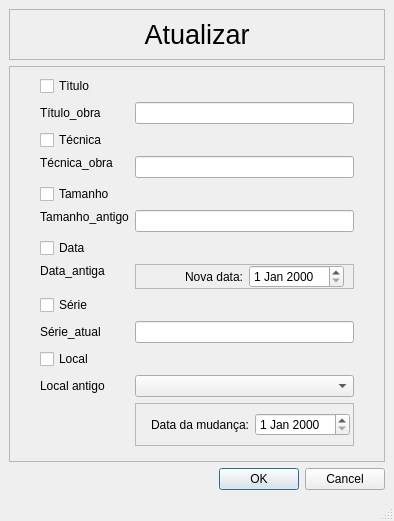
<?xml version="1.0" encoding="UTF-8"?>
<ui version="4.0">
 <class>MainWindow</class>
 <widget class="QMainWindow" name="MainWindow">
  <property name="geometry">
   <rect>
    <x>0</x>
    <y>0</y>
    <width>361</width>
    <height>519</height>
   </rect>
  </property>
  <property name="windowTitle">
   <string>Editar Série</string>
  </property>
  <widget class="QWidget" name="centralwidget">
   <layout class="QGridLayout" name="gridLayout">
    <item row="0" column="0">
     <widget class="QFrame" name="frame_2">
      <property name="sizePolicy">
       <sizepolicy hsizetype="Preferred" vsizetype="Maximum">
        <horstretch>0</horstretch>
        <verstretch>0</verstretch>
       </sizepolicy>
      </property>
      <property name="frameShape">
       <enum>QFrame::StyledPanel</enum>
      </property>
      <property name="frameShadow">
       <enum>QFrame::Raised</enum>
      </property>
      <layout class="QVBoxLayout" name="verticalLayout">
       <item>
        <widget class="QLabel" name="label_4">
         <property name="font">
          <font>
           <pointsize>20</pointsize>
          </font>
         </property>
         <property name="text">
          <string>Atualizar</string>
         </property>
         <property name="alignment">
          <set>Qt::AlignHCenter|Qt::AlignTop</set>
         </property>
        </widget>
       </item>
      </layout>
     </widget>
    </item>
    <item row="1" column="0">
     <widget class="QFrame" name="frame">
      <property name="frameShape">
       <enum>QFrame::StyledPanel</enum>
      </property>
      <property name="frameShadow">
       <enum>QFrame::Raised</enum>
      </property>
      <layout class="QFormLayout" name="formLayout">
       <property name="labelAlignment">
        <set>Qt::AlignBottom|Qt::AlignLeading|Qt::AlignLeft</set>
       </property>
       <property name="formAlignment">
        <set>Qt::AlignCenter</set>
       </property>
       <property name="leftMargin">
        <number>30</number>
       </property>
       <property name="rightMargin">
        <number>30</number>
       </property>
       <item row="1" column="0">
        <widget class="QLabel" name="Titulo_antigo">
         <property name="text">
          <string>Título_obra</string>
         </property>
        </widget>
       </item>
       <item row="3" column="0">
        <widget class="QLabel" name="Tecnica_antiga">
         <property name="sizePolicy">
          <sizepolicy hsizetype="Preferred" vsizetype="Maximum">
           <horstretch>0</horstretch>
           <verstretch>0</verstretch>
          </sizepolicy>
         </property>
         <property name="text">
          <string>Técnica_obra</string>
         </property>
         <property name="alignment">
          <set>Qt::AlignHCenter|Qt::AlignTop</set>
         </property>
        </widget>
       </item>
       <item row="5" column="0">
        <widget class="QLabel" name="Tamanho_antigo">
         <property name="sizePolicy">
          <sizepolicy hsizetype="Preferred" vsizetype="Maximum">
           <horstretch>0</horstretch>
           <verstretch>0</verstretch>
          </sizepolicy>
         </property>
         <property name="text">
          <string>Tamanho_antigo</string>
         </property>
         <property name="alignment">
          <set>Qt::AlignHCenter|Qt::AlignTop</set>
         </property>
        </widget>
       </item>
       <item row="0" column="0">
        <widget class="QCheckBox" name="checkBox">
         <property name="text">
          <string>Tìtulo</string>
         </property>
        </widget>
       </item>
       <item row="2" column="0">
        <widget class="QCheckBox" name="checkBox_2">
         <property name="text">
          <string>Técnica</string>
         </property>
        </widget>
       </item>
       <item row="4" column="0">
        <widget class="QCheckBox" name="checkBox_3">
         <property name="text">
          <string>Tamanho</string>
         </property>
        </widget>
       </item>
       <item row="6" column="0">
        <widget class="QCheckBox" name="checkBox_4">
         <property name="text">
          <string>Data</string>
         </property>
        </widget>
       </item>
       <item row="10" column="0">
        <widget class="QCheckBox" name="checkBox_5">
         <property name="text">
          <string>Local</string>
         </property>
         <property name="checkable">
          <bool>true</bool>
         </property>
         <property name="checked">
          <bool>false</bool>
         </property>
        </widget>
       </item>
       <item row="11" column="0">
        <widget class="QLabel" name="label">
         <property name="text">
          <string>Local antigo</string>
         </property>
        </widget>
       </item>
       <item row="1" column="1">
        <widget class="QLineEdit" name="lineEdit"/>
       </item>
       <item row="3" column="1">
        <widget class="QLineEdit" name="lineEdit_2"/>
       </item>
       <item row="5" column="1">
        <widget class="QLineEdit" name="lineEdit_3"/>
       </item>
       <item row="8" column="0">
        <widget class="QCheckBox" name="checkBox_6">
         <property name="text">
          <string>Série</string>
         </property>
        </widget>
       </item>
       <item row="9" column="0">
        <widget class="QLabel" name="label_7">
         <property name="text">
          <string>Série_atual</string>
         </property>
        </widget>
       </item>
       <item row="9" column="1">
        <widget class="QLineEdit" name="lineEdit_4"/>
       </item>
       <item row="11" column="1">
        <widget class="QComboBox" name="comboBox"/>
       </item>
       <item row="13" column="0">
        <widget class="QFrame" name="frame_3">
         <property name="frameShape">
          <enum>QFrame::StyledPanel</enum>
         </property>
         <property name="frameShadow">
          <enum>QFrame::Raised</enum>
         </property>
        </widget>
       </item>
       <item row="12" column="1">
        <widget class="QFrame" name="frame_4">
         <property name="sizePolicy">
          <sizepolicy hsizetype="Minimum" vsizetype="Fixed">
           <horstretch>0</horstretch>
           <verstretch>0</verstretch>
          </sizepolicy>
         </property>
         <property name="maximumSize">
          <size>
           <width>3000</width>
           <height>400</height>
          </size>
         </property>
         <property name="layoutDirection">
          <enum>Qt::LeftToRight</enum>
         </property>
         <property name="frameShape">
          <enum>QFrame::StyledPanel</enum>
         </property>
         <property name="frameShadow">
          <enum>QFrame::Raised</enum>
         </property>
         <layout class="QFormLayout" name="formLayout_2">
          <property name="labelAlignment">
           <set>Qt::AlignRight|Qt::AlignTrailing|Qt::AlignVCenter</set>
          </property>
          <property name="formAlignment">
           <set>Qt::AlignRight|Qt::AlignTop|Qt::AlignTrailing</set>
          </property>
          <property name="horizontalSpacing">
           <number>6</number>
          </property>
          <property name="rightMargin">
           <number>9</number>
          </property>
          <item row="0" column="1">
           <widget class="QDateEdit" name="dateEdit_2">
            <property name="sizePolicy">
             <sizepolicy hsizetype="Fixed" vsizetype="Fixed">
              <horstretch>0</horstretch>
              <verstretch>0</verstretch>
             </sizepolicy>
            </property>
           </widget>
          </item>
          <item row="0" column="0">
           <widget class="QLabel" name="label_2">
            <property name="text">
             <string>Data da mudança:</string>
            </property>
           </widget>
          </item>
         </layout>
        </widget>
       </item>
       <item row="7" column="0">
        <widget class="QLabel" name="Data_antiga">
         <property name="sizePolicy">
          <sizepolicy hsizetype="Preferred" vsizetype="Maximum">
           <horstretch>0</horstretch>
           <verstretch>0</verstretch>
          </sizepolicy>
         </property>
         <property name="text">
          <string>Data_antiga</string>
         </property>
         <property name="alignment">
          <set>Qt::AlignCenter</set>
         </property>
         <property name="margin">
          <number>2</number>
         </property>
        </widget>
       </item>
       <item row="7" column="1">
        <widget class="QFrame" name="frame_5">
         <property name="frameShape">
          <enum>QFrame::StyledPanel</enum>
         </property>
         <property name="frameShadow">
          <enum>QFrame::Raised</enum>
         </property>
         <layout class="QGridLayout" name="gridLayout_2">
          <property name="topMargin">
           <number>0</number>
          </property>
          <property name="bottomMargin">
           <number>0</number>
          </property>
          <item row="0" column="2">
           <widget class="QDateEdit" name="dateEdit">
            <property name="sizePolicy">
             <sizepolicy hsizetype="Maximum" vsizetype="Fixed">
              <horstretch>0</horstretch>
              <verstretch>0</verstretch>
             </sizepolicy>
            </property>
           </widget>
          </item>
          <item row="0" column="0">
           <widget class="QLabel" name="label_3">
            <property name="text">
             <string>Nova data:</string>
            </property>
            <property name="alignment">
             <set>Qt::AlignRight|Qt::AlignTrailing|Qt::AlignVCenter</set>
            </property>
           </widget>
          </item>
         </layout>
        </widget>
       </item>
      </layout>
     </widget>
    </item>
    <item row="2" column="0">
     <widget class="QDialogButtonBox" name="buttonBox">
      <property name="standardButtons">
       <set>QDialogButtonBox::Cancel|QDialogButtonBox::Ok</set>
      </property>
     </widget>
    </item>
   </layout>
  </widget>
  <widget class="QMenuBar" name="menubar">
   <property name="geometry">
    <rect>
     <x>0</x>
     <y>0</y>
     <width>361</width>
     <height>21</height>
    </rect>
   </property>
  </widget>
  <widget class="QStatusBar" name="statusbar"/>
 </widget>
 <resources/>
 <connections/>
</ui>
